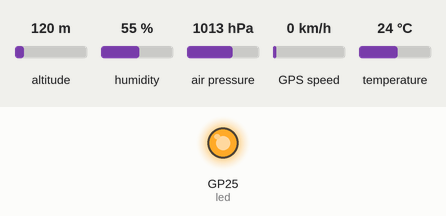
This program was run on a simulated Raspberry Pi Pico running MicroPython. Shown: output pins drawn as LEDs (lit = HIGH). Inputs (shaded band) come from the test bench; at power-on: altitude 120 m, humidity 55 %, air pressure 1013 hPa, GPS speed 0 km/h, temperature 24 °C. The clock reads 2024-03-15 10:24:30 at power-on unless the program sets it; files the program writes start out absent; the GPS gets a fix after 3 s at 37.7749, -122.4194 with 8 satellites; what the program prints to the serial console is not drawn.

Above: at 0.1 s.
Timing chart, 0 to 1.6 s (numbered marks = the images above):
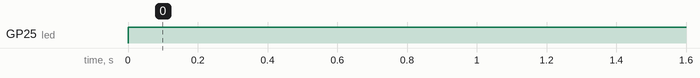

The program:

gps_bar.py
```python
from time import sleep
from machine import Pin, I2C, UART
import bme280
from micropyGPS import MicropyGPS
import ds1307


led = Pin(25, Pin.OUT)
led.value(1)
gps = UART(1, 9600)

i2c = I2C(0, sda=machine.Pin(8), scl=machine.Pin(9), freq=400000)
i2c1 = I2C(1,sda=machine.Pin(10), scl=machine.Pin(11))

bme = bme280.BME280(i2c=i2c)
rtc = ds1307.DS1307(i2c1)
my_gps = MicropyGPS()

gps_altitudes=[]
gps_time=[]
baro_altitudes = []
baro_time=[]
previus_altitude=0
# print(hex(i2c.scan()[0]))


sleep(1)

start_time=rtc.datetime()
c=0
with open("samples.txt" , "w", encoding="UTF8") as f:
    f.write("time|baro altitude|gps altitude\n")
    while (c<1000):
        print(c)
        c=c+1
        datetime = rtc.datetime()
        #print(datetime)
        time = (datetime[4]-start_time[4])*3600+(datetime[5]-start_time[5])*60+(datetime[6]-start_time[6])

        pressure = float(bme.values[1][0:-3])
        baro_altitude = 44330.8 * (1 - (pressure / 1013) ** (1 / 5.255))

        f.write(str(time) + ";")
        f.write(str(baro_altitude)+";")


        Gps = gps.read()
        #print(Gps)
        for x in str(Gps):
            my_gps.update(x)


        if my_gps.altitude and my_gps.altitude != previus_altitude:
            f.write(str(my_gps.altitude)+"\n")
            print("gps altitude:",my_gps.altitude)
            #print(Gps)
        else:
            f.write("/\n")
        previus_altitude=my_gps.altitude

    #print(my_gps.timestamp)
    #print(rtc.datetime())
    #print(my_gps.altitude)
    #print(my_gps.latitude_string())
    #print(my_gps.longitude_string())

        sleep(0.5)
led.value(0)
```

Measured:
- by itself, GP25 (led): LOW → HIGH at 0.00 s
